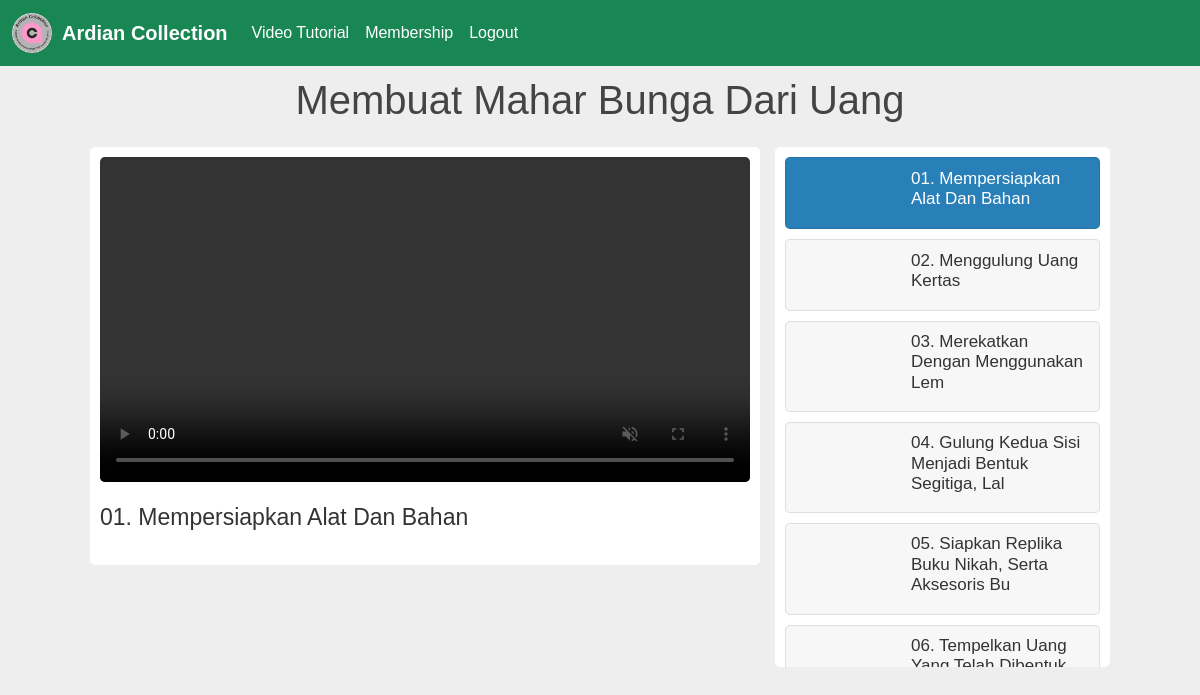
Screenshot of /video1_member.php (signed in) with the database file from the repository.
### tables this page shows
CREATE TABLE `video1` (
  `video1_id` int(5) NOT NULL,
  `video1_name` varchar(50) NOT NULL,
  `video1_play` longblob NOT NULL
);

### video1_member.php (the view, shortened to what this page needs)
<?php
include 'connection.php';
$sql = "SELECT * FROM video1";
$result = mysqli_query($connMysqli, $sql);
$videoData = array();
if ($result && mysqli_num_rows($result) > 0) {
    while ($row = mysqli_fetch_assoc($result)) {
        $videoData[] = array(
            'src' => $row['video1_play'],
            'title' => $row['video1_name'],
        );
    }
}
?>
<!DOCTYPE html>
<html lang="en">
<head>
<head>
    <link href="https://cdn.jsdelivr.net/npm/bootstrap@5.2.3/dist/css/bootstrap.min.css" rel="stylesheet">
    <link rel="stylesheet" href="video1_member.css">
</head>
</head>
<body>
<nav class="navbar navbar-expand-lg bg-success navbar-custom">
        <div class="container-fluid">
            <img src="assets/logo.png" width="40px" height="40px" class="logo">
            <a class="navbar-brand">Ardian Collection</a>
            <div class="collapse navbar-collapse" id="navbarSupportedContent">
                <ul class="navbar-nav ml-auto">
                    <li class="nav-item">
                        <a class="nav-link" href="video.php">Video Tutorial</a>
                    </li>
                    <?php if (empty($session_login)): ?>
                        <li class="nav-item">
                            <a class="nav-link" href="login.php">Login</a>
                        </li>
                    <?php else: ?>
                        <li class="nav-item">
                            <a class="nav-link" href="membership.php">Membership</a>
                        </li>
                        <li class="nav-item">
                            <a class="nav-link" href="logout.php">Logout</a>
                        </li>
                    <?php endif ?>
                </ul>
            </div>
        </div>
    </nav>
    <h3 class="heading">Membuat Mahar Bunga Dari Uang</h3>
    <div class="container">
        <div class="main-video">
            <div class="video">
                <?php if (!empty($videoData)): ?>
                    <video src="<?php echo $videoData[0]['src']; ?>" controls muted autoplay></video>
                    <h3 class="title"><?php echo $videoData[0]['title']; ?></h3>
                <?php endif; ?>
            </div>
        </div>
        <div class="video-list">
            <?php foreach ($videoData as $key => $video): ?>
                <div class="vid <?php echo ($key === 0) ? 'active' : ''; ?>">
                    <video src="<?php echo $video['src']; ?>" muted></video>
                    <h3 class="title"><?php echo $video['title']; ?></h3>
                </div>
            <?php endforeach; ?>
        </div>
    </div>
</body>
</html>

### video1_member.css (style rules this page uses)
body { background-image: url("assets/4.jpg"); background-position: center -200px; background-repeat: no-repeat; }
.logo { margin-right: 10px; margin-top: 5px; margin-bottom: 5px; }
.navbar-brand { font-weight: bold; }
.navbar-custom a { color: #fff !important; }
* { box-sizing: border-box; }
body { font-family: Verdana, sans-serif; }
img { vertical-align: middle; }
* { margin: 0; padding: 0; box-sizing: border-box; text-transform: capitalize; font-family: Verdana, Geneva, Tahoma, sans-serif; font-weight: normal; }
body { background: #eee; }
.heading { color: #444; font-size: 40px; text-align: center; padding: 10px; }
.container { display: grid; grid-template-columns: 2fr 1fr; gap: 15px; align-items: flex-start; padding: 5px 5%; }
.container .main-video { background: #fff; border-radius: 5px; padding: 10px; }
.container .main-video video { width: 100%; border-radius: 5px; }
.container .main-video .title { color: #333; font-size: 23px; padding-top: 15px; padding-bottom: 15px; }
.container .video-list { background: #fff; border-radius: 5px; height: 520px; overflow-y: scroll; }
.container .video-list .vid video { width: 100px; border-radius: 5px; }
.container .video-list .vid { display: flex; align-items: center; gap: 15px; background: #f7f7f7; border-radius: 5px; margin: 10px; padding: 10px; border: 1px solid rgba(0, 0, 0, 0.1); cursor: pointer; }
.container .video-list .vid.active { background: #2980b9; }
.container .video-list .vid.active .title { color: #fff; }
.container .video-list .vid .title { color: #333; font-size: 17px; }

### rows the page displays
video1: video1_name "01. Mempersiapkan Alat Dan Bahan"
video1: video1_name "02. Menggulung Uang Kertas"
video1: video1_name "03. Merekatkan Dengan Menggunakan Lem"
video1: video1_name "04. Gulung Kedua Sisi Menjadi Bentuk Segitiga, Lal"
video1: video1_name "05. Siapkan Replika Buku Nikah, Serta Aksesoris Bu"
video1: video1_name "06. Tempelkan Uang…"
